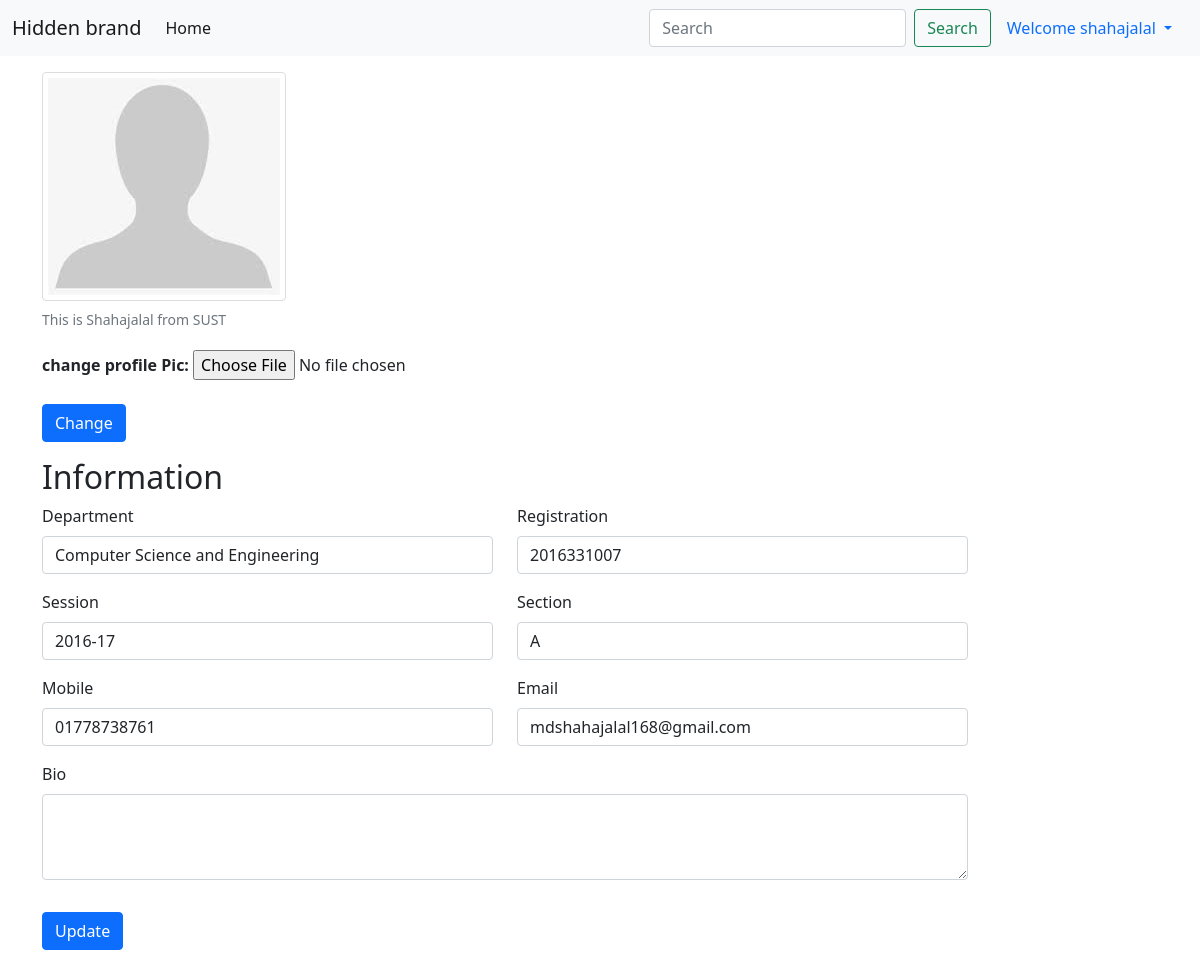
The app's page /profile (signed in) with its own data.
### studentApp/models.py (models this page shows)
class UserProfile(models.Model):
    profile_pic=models.ImageField(default='profile/img/default_profile.png',upload_to='profile/img',null=True,blank=True)
    user=models.ForeignKey(User,on_delete=models.CASCADE)
    dept=models.CharField(default="",max_length=100,null=True,blank=True)
    reg=models.CharField(default="",max_length=30,null=True,blank=True)
    session=models.CharField(default="",max_length=30,null=True,blank=True)
    section=models.CharField(default="",max_length=30,null=True,blank=True)
    bio=models.TextField(default="",max_length=500,null=True,blank=True)
    email=models.CharField(max_length=30,null=True,blank=True)
    phone=models.CharField(default="",max_length=30,null=True,blank=True)
    def __str__(self):
        return self.user.username

### studentApp/views.py (the view)
# urls.py: path('profile',views.profile,name="profile"),
def profile(request):
    userProfile=UserProfile.objects.get(user=request.user)
    print(userProfile)
    print(userProfile.bio)
    context={'userProfile':userProfile}
    return render(request,'studentApp/profile.html',context)

### studentApp/templates/studentApp/profile.html (shortened to what this page needs)
{% extends 'studentApp/baseProfile.html' %}
{% block body%}
{% load static  %}
<div class="container">
    <figure class="figure mt-3 mb-1">
        <img src="/media/{{userProfile.profile_pic}}" class="profile-pic rounded mx-auto figure-img img-fluid d-block image"
            alt="...">
        <figcaption class="figure-caption">{{userProfile.bio}}</figcaption>
    </figure>
     <form class="mb-3 mt-3" action="change-profile-pic" method="POST" enctype="multipart/form-data">{% csrf_token %}
        <div class="demo" >
            <label for="myfile"><b>change profile Pic: </b></label>
            <input type="file" id="myfile" name="profilepic"><br><br>
            </div>
            <button type="submit" class="btn btn-primary">Change</button>
     </form>
     <h2>Information</h2>
    <form action="update-profile" method="post">   {% csrf_token %}
        <div class="row">
            <div class="mb-3 col-md-5">
                <label for="department" class="form-label">Department</label>
                <input type="text" class="form-control" id="department" placeholder="department" name="department" value="{{userProfile.dept}}">
            </div>
            <div class="mb-3 col-md-5">
                <label for="reg" class="form-label">Registration</label>
                <input type="text" class="form-control" id="reg" placeholder="Registration/Roll" name="reg" value="{{userProfile.reg}}">
            </div>
        </div>
        <div class="row">
            <div class="mb-3 col-md-5">
                <label for="session" class="form-label">Session</label>
                <input type="text" class="form-control" id="session" placeholder="session" name="session" value="{{userProfile.session}}">
            </div>
            <div class="mb-3 col-md-5">
                <label for="section" class="form-label">Section</label>
                <input type="text" class="form-control" id="section" placeholder="section" name="section" value="{{userProfile.section}}">
            </div>
        </div>
        <div class="row">
            <div class="mb-3 col-md-5">
                <label for="mobile" class="form-label">Mobile</label>
                <input type="text" class="form-control" id="mobile" placeholder="mobile" name="mobile" value="{{userProfile.phone}}">
            </div>
            <div class="mb-3 col-md-5">
                <label for="email" class="form-label">Email</label>
                <input type="email" class="form-control" id="email" placeholder="md@example.com" name="email" value="{{userProfile.email}}">
            </div>
        </div>
        <div class="row">
            <div class="mb-3 col-md-10">
                <label for="bio" class="form-label">Bio</label>
                <textarea class="form-control" id="bio" rows="3" name="bio" value="{{userProfile.bio}}"></textarea>
            </div>
        </div>
        <button type="submit" class="btn btn-primary mb-3 mt-3">Update</button>
    </form>
</div>
{% endblock %}

### studentApp/templates/studentApp/baseProfile.html (shortened to what this page needs)
<!doctype html>
<html lang="en">
  <head>
    <link href="https://cdn.jsdelivr.net/npm/bootstrap@5.0.0-beta2/dist/css/bootstrap.min.css" rel="stylesheet">
  </head>
  <body>
    <nav class="navbar navbar-expand-lg navbar-light bg-light">
        <div class="container-fluid">
          <div class="collapse navbar-collapse" id="navbarTogglerDemo01">
            <a class="navbar-brand" href="#">Hidden brand</a>
            <ul class="navbar-nav me-auto mb-2 mb-lg-0">
              <li class="nav-item">
                <a class="nav-link active" aria-current="page" href="/">Home</a>
              </li>
            </ul>
            <form class="d-flex">
              <input class="form-control me-2" type="search" placeholder="Search" aria-label="Search">
              <button class="btn btn-outline-success" type="submit">Search</button>
            </form>
            <div class="nav-item dropdown">
                <a class="nav-link dropdown-toggle" href="#" id="navbarDropdownMenuLink" role="button" data-bs-toggle="dropdown" aria-expanded="false">
                  Welcome {{user.get_username}}
                </a>
              </div>
          </div>
        </div>
      </nav>
   {%block body%}
   {% endblock %}
  </body>
</html>

### studentApp/templates/studentApp/profile.html (style rules this page uses)
.image { border: 1px solid #ddd; border-radius: 4px; padding: 5px; max-width: 250px; }

### records on screen
UserProfile: profile_pic (picture), bio "This is Shahajalal from SUST", department "Computer Science and Engineering", reg "2016331007", session "2016-17", section "A", mobile "01778738761", email "mdshahajalal168@gmail.com"

### other values on screen
{{ user.get_username }} "shahajalal"
